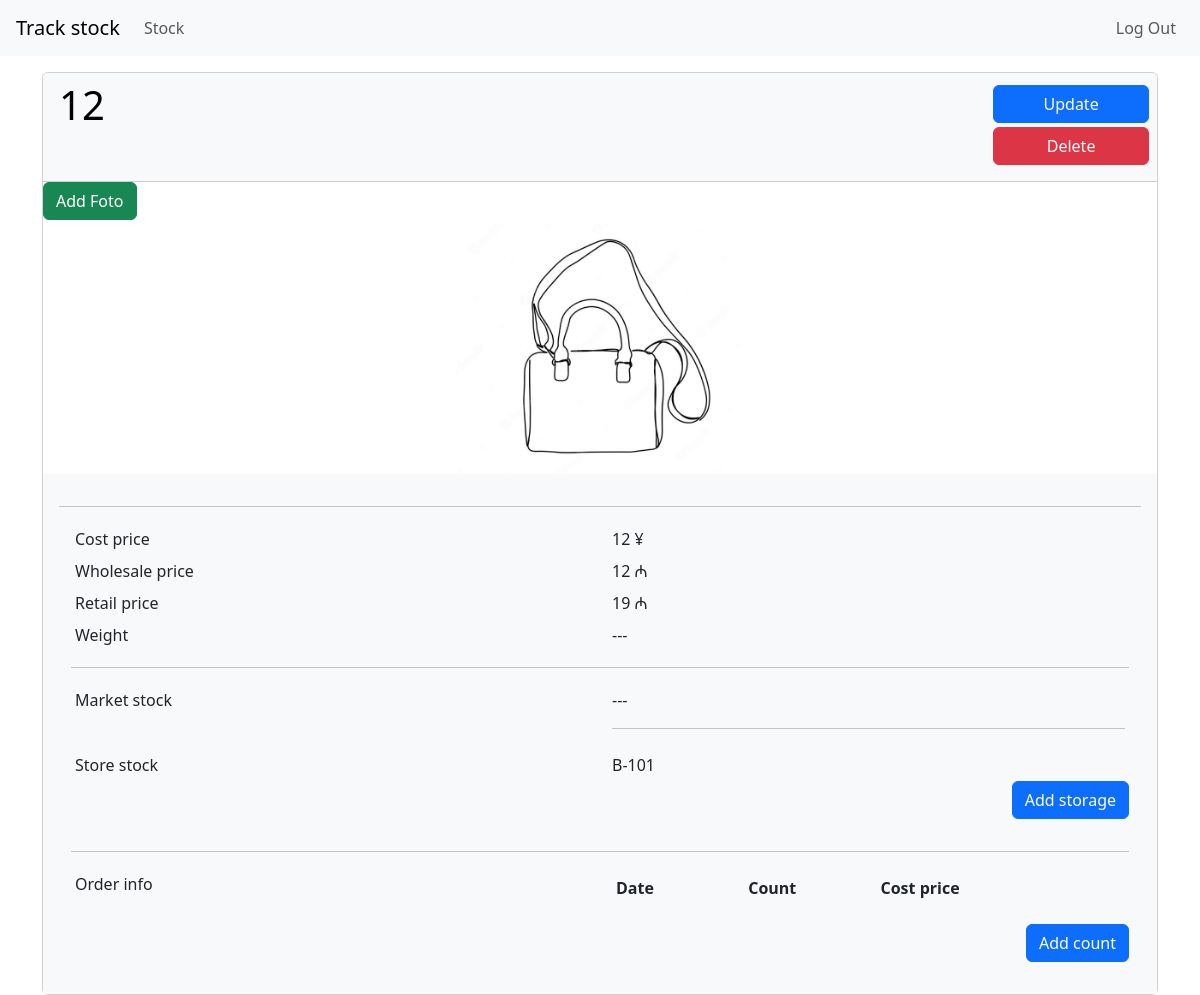
/goods/25/ (signed in), run on the app's committed database.
### goods_map/goods/models.py (models this page shows)
class GoodsModel(models.Model):
    name = models.CharField(max_length=50)
    cost_price = models.PositiveSmallIntegerField(null=True)
    wholesale_price = models.PositiveSmallIntegerField(null=True)
    retail_price = models.PositiveSmallIntegerField(null=True)
    weight = models.FloatField(null=True)
    store_hall = models.ForeignKey(StoreHall, on_delete=models.PROTECT,
                                   related_name='store_hall', null=True)
    store_back = models.ForeignKey(StoreBack, on_delete=models.PROTECT,
                                   related_name='store_back', null=True)
    store_up = models.ForeignKey(StoreUp, on_delete=models.PROTECT,
                                 related_name='store_up', null=True)
    stock = models.ManyToManyField(StockModel)
    def __str__(self):
        return self.name

### goods_map/stock/models.py (models this page shows)
class StockModel(models.Model):
    name = models.CharField(max_length=15, unique=True)
    def __str__(self):
        return self.name

### goods_map/goods/views.py (the view)
# urls.py: path('<int:pk>/', views.GoodCard.as_view(), name='good_card'),
class GoodCard(LoginRequiredMixin, DetailView):
    template_name = 'good_card.html'
    model = GoodsModel

### goods_map/goods/templates/good_card.html (shortened to what this page needs)
{% extends "base.html" %}
{% load bootstrap4 %}
{% load static %}
{% block main %}
<div class="card">
    <div class="card-header bg-light text-black">
        <div class="nav-item d-flex justify-content-sm-between w-100">
            <div class="d-flex">
                <h1 class="mb-4">{{ object }}</h1>
            </div>
            <div class="d-flex row p-1">
                <button class="btn btn-primary mb-1">
                    <a class="text-white text-decoration-none" href="{% url 'update_good' pk=object.id %}">Update</a>
                </button>
                <button class="btn btn-danger mb-1">
                    <a class="text-white text-decoration-none" href="{% url 'delete_good' pk=object.id %}">Delete</a>
                </button>
            </div>
        </div>
    </div>
    <div>
        <button class="btn btn-success mb-1">
            <a class="text-white text-decoration-none" href="{% url 'add_image' pk=object.id %}">Add Foto</a>
        </button>
    </div>
    <div class="col" >
        {% if object.imagemodel_set.all %}
        {% for i in object.imagemodel_set.all %}
        <a href="{{ i.images.url }}">
            <img src="{{ i.images.url }}" class="rounded d-block mx-auto" alt="Responsive image" style="max-height:250px">
        </a>
        {% endfor %}
        {% else %}
        <div>
            <img src="{% static 'goods_map/image_not_found.png' %}" class="rounded d-block mx-auto" alt="Responsive image" style="max-height:250px">
        </div>
        {% endif %}
    </div>
    <div class="card-body bg-light">
        <hr>
        <div class="container">
            <div class="row p-1">
                <div class="col">
                    Cost price
                </div>
                <div class="col">
                    {% if object.cost_price %}
                    {{ object.cost_price }} ¥
                    {% else %}
                    ---
                    {% endif %}
                </div>
            </div>
            <div class="row p-1">
                <div class="col">
                    Wholesale price
                </div>
                <div class="col">
                    {% if object.wholesale_price %}
                    {{ object.wholesale_price }} ₼
                    {% else %}
                    ---
                    {% endif %}
                </div>
            </div>
            <div class="row p-1">
                <div class="col">
                    Retail price
                </div>
                <div class="col">
                    {% if object.retail_price %}
                    {{ object.retail_price }} ₼
                    {% else %}
                    ---
                    {% endif %}
                </div>
            </div>
            <div class="row p-1">
                <div class="col">
                    Weight
                </div>
                <div class="col">
                    {% if object.weight %}
                    {{ object.weight }} kg
                    {% else %}
                    ---
                    {% endif %}
                </div>
            </div>
            <hr>
            <div class="row p-1">
                <div class="col">
                    Market stock
                </div>
                <div class="col">
                    {% if object.store_hall or object.store_back or object.store_up %}
                        <div class="col">
                            {% if object.store_hall %}
                                {{ object.store_hall }}
                            {% endif %}
                        </div>
                        <div class="col">
                            {% if object.store_back %}
                                {{ object.store_back }}
                            {% endif %}
                        </div>
                        <div class="col">
                            {% if object.store_up %}
                                {{ object.store_up }}
                            {% endif %}
                        </div>
                    {% else %}
                    ---
                    {% endif %}
                    <hr>
                </div>
            </div>
            <div class="row p-1">
                <div class="col">
                    Store stock
                </div>
                <div class="col">
                    {% if object.stock.all %}
                    {% for i in object.stock.all %}
                    {{ i }}
                    {% endfor %}
                    {% else %}
                    ---
                    {% endif %}
                </div>
            </div>
            <div class="d-flex justify-content-end">
                <button class="btn btn-primary mb-3">
                    <a class="text-white text-decoration-none" href="{% url 'add_storage' object.id %}">Add storage</a>
                </button>
            </div>
            <hr>
            <div class="row p-1">
                <div class="col">
                    Order info
                </div>
                <div class="col">
                    <dl class="row p-1">
                        <dt class="col">Date</dt>
                        <dt class="col"> Count</dt>
                        <dt class="col">Cost price</dt>
                        <dt class="col"></dt>
                    </dl>
                </div>
            </div>
            {% if request.user.is_superuser %}
                <div class="d-flex justify-content-end">
                    <button class="btn btn-primary mb-3">
                        <a class="text-white text-decoration-none" href="{% url 'add_goods' pk=object.id %}">Add count</a>
                    </button>
                </div>
            {% endif %}
        </div>
    </div>
</div>
{% endblock%}

### data on the page
GoodsModel: name "12", cost_price "12", wholesale_price "12", retail_price "19"
StockModel: name "B-101"
